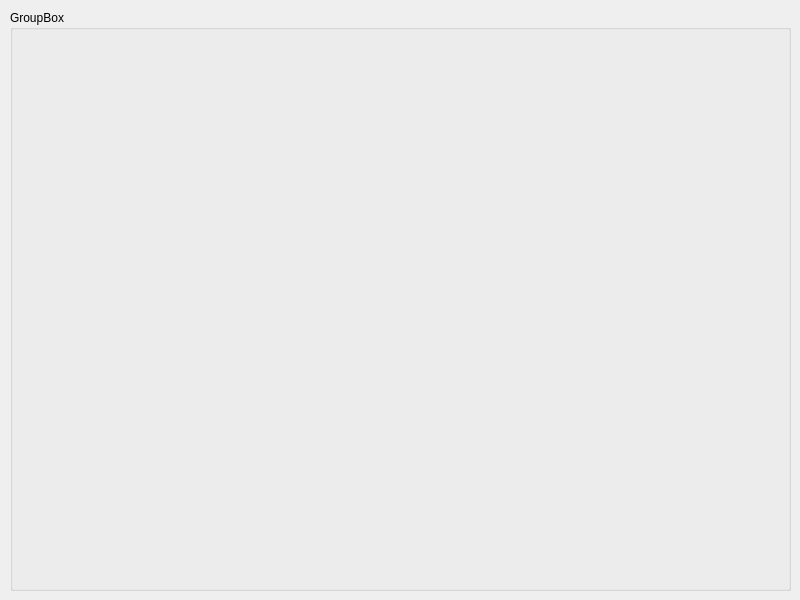
<?xml version="1.0" encoding="UTF-8"?>
<ui version="4.0">
 <class>MainWindow</class>
 <widget class="QMainWindow" name="MainWindow">
  <property name="geometry">
   <rect>
    <x>0</x>
    <y>0</y>
    <width>800</width>
    <height>600</height>
   </rect>
  </property>
  <property name="windowTitle">
   <string>MainWindow</string>
  </property>
  <widget class="QWidget" name="centralwidget">
   <widget class="QGroupBox" name="groupBox">
    <property name="geometry">
     <rect>
      <x>10</x>
      <y>10</y>
      <width>781</width>
      <height>581</height>
     </rect>
    </property>
    <property name="title">
     <string>GroupBox</string>
    </property>
   </widget>
  </widget>
 </widget>
 <resources/>
 <connections/>
</ui>
